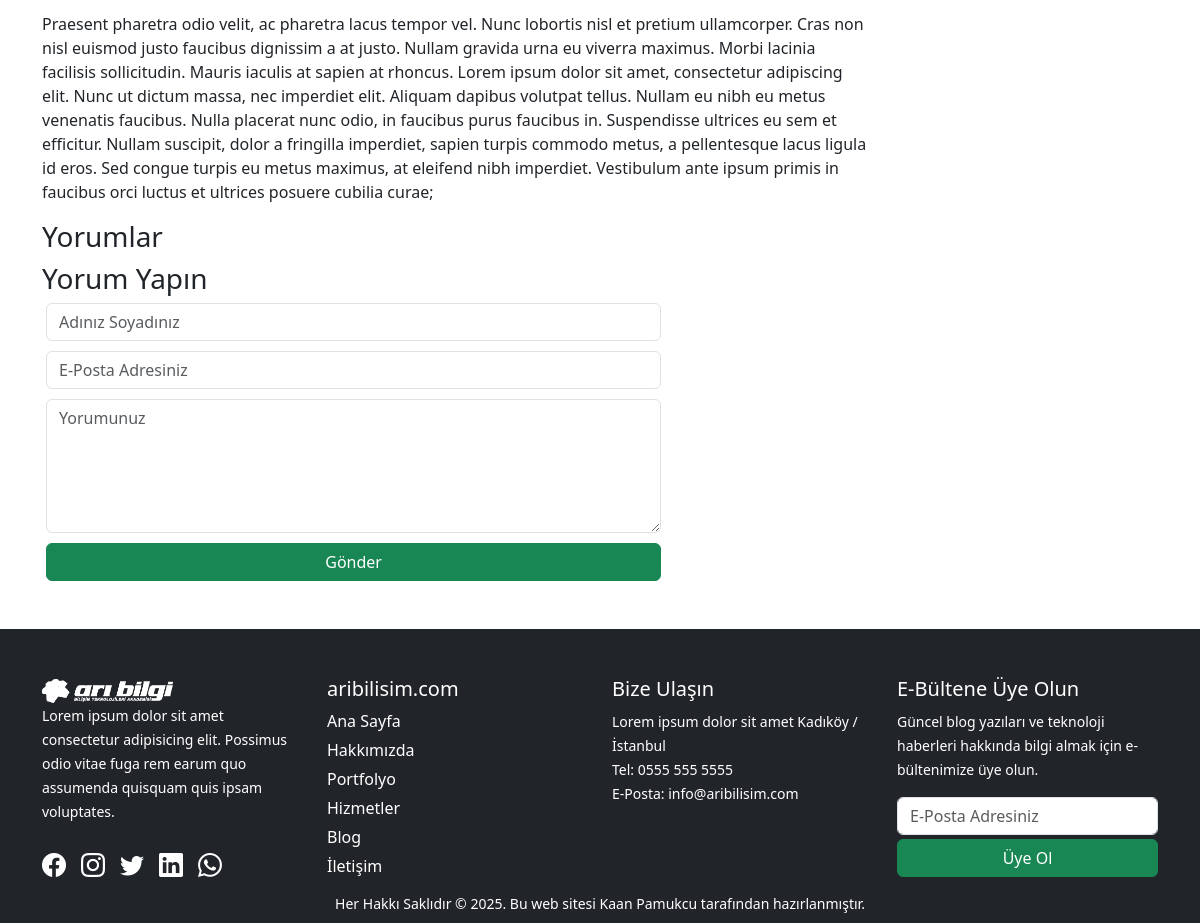
The app's page /makale.php?postID=11 (lower part), older data.
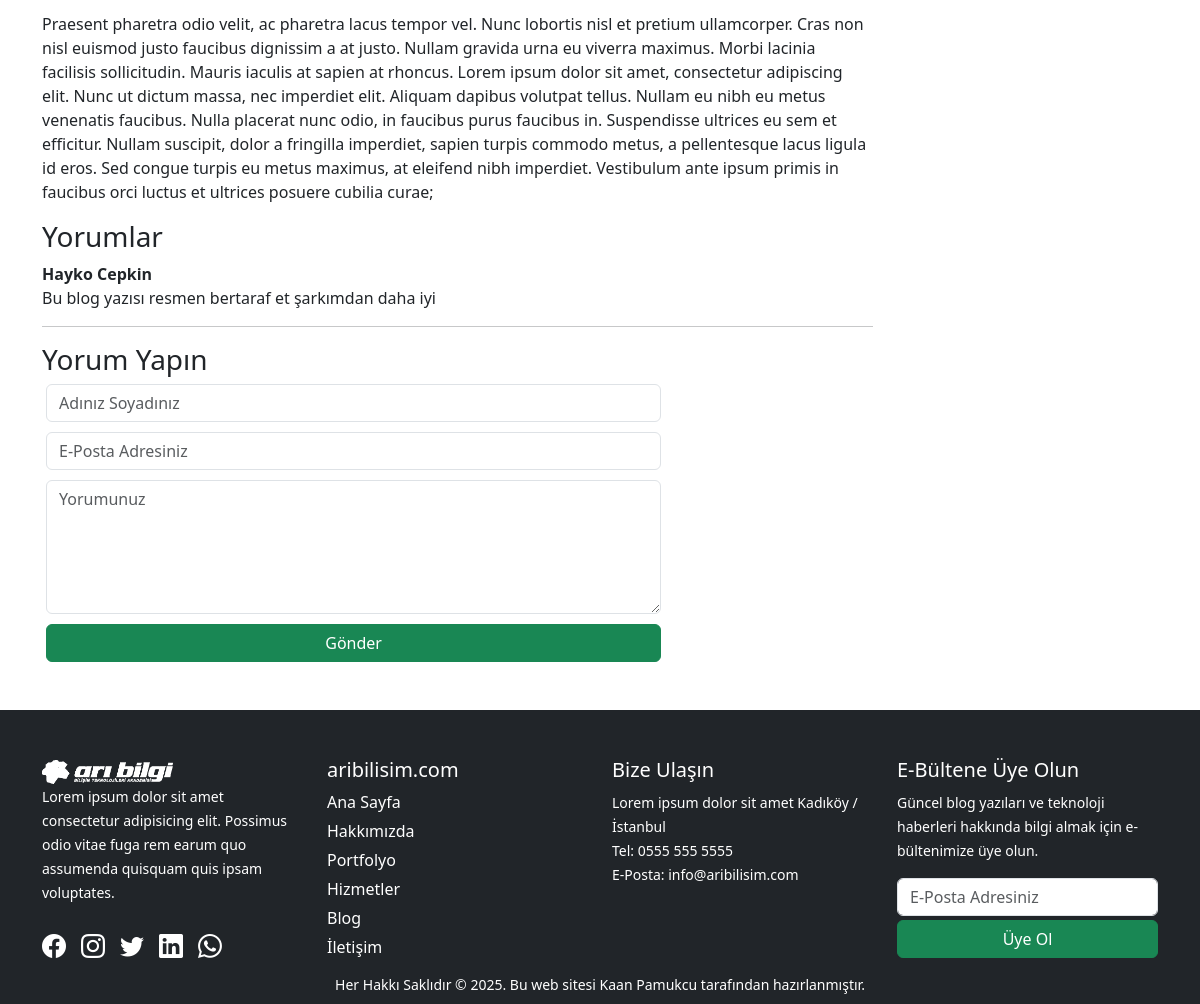
The same page, newer data.
### tables this page shows
CREATE TABLE `yorumlar` (
  `id` int(11) NOT NULL,
  `isim` varchar(50) NOT NULL,
  `eposta` varchar(75) NOT NULL,
  `yorum` text NOT NULL,
  `yaziID` varchar(5) NOT NULL,
  `baslik` varchar(150) NOT NULL,
  `durum` varchar(15) NOT NULL
);

### makale.php (the view, shortened to what this page needs)
<?php
require_once('header.php');
if (isset($_GET['postID'])) {
    $id = $_GET['postID'];
    if ($id != '') {
        $article = $db->prepare('select * from yazilar where id=?');
        $article->execute(array($id));
        $articleSatir = $article->fetch();
    } else {
        echo '<meta http-equiv="refresh" content="0; url=blog.php">';
    }
}
?>
<section id="article" class="py-5">
    <div class="container">
        <div class="row">
            <div class="col-md-9">
                <?php echo $articleSatir['aciklama']; ?>
                <div class="mt-3">
                    <h3>Yorumlar</h3>
                    <?php
                    if (isset($_GET['postID'])) {
                        $id = $_GET['postID'];
                        $yorumCek = $db->prepare('select * from yorumlar where yaziID=? and durum="Onaylandı"');
                        $yorumCek->execute(array($id));
                        if ($yorumCek->rowCount()) {
                            foreach ($yorumCek as $yorumCekSatir) {
                    ?>
                                <b><?php echo $yorumCekSatir['isim']; ?></b>
                                <p><?php echo $yorumCekSatir['yorum']; ?></p>
                                <hr>
                    <?php
                            }
                        }
                    }
                    ?>
                </div>
                <div class="w-75">
                    <h3>Yorum Yapın</h3>
                    <form action="" method="post" class="row px-3" style="row-gap:10px">
                        <input type="text" name="isim" placeholder="Adınız Soyadınız" class="form-control" required>
                        <input type="email" name="eposta" placeholder="E-Posta Adresiniz" class="form-control" required>
                        <textarea name="yorum" placeholder="Yorumunuz" rows="5" class="form-control"></textarea>
                        <input type="submit" value="Gönder" class="btn btn-success" name="yorumYap">
                    </form>
                </div>
            </div>
            <?php require_once('aside.php'); ?>
        </div>
    </div>
</section>
<?php require_once('footer.php'); ?>

Row changes from the older to the newer data that the page shows:
now on this page (row edited): yorumlar: isim "Hayko Cepkin", yorum "Bu blog yazısı resmen bertaraf et şarkımdan daha iyi"
